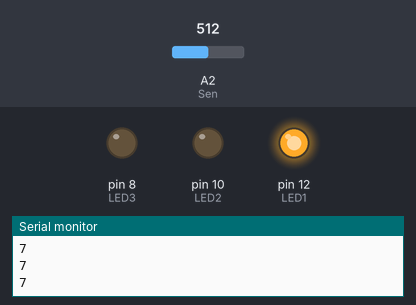
A sketch run on a simulated Arduino Uno, built with avr-gcc and run on an emulated ATmega328P. Parts: output pins drawn as LEDs (lit = HIGH), the last lines printed to the serial monitor. The inputs (shaded band) are chosen by the test bench; at power-on: A2 (Sen) = 512.

Above: at 1.2 s.
1.3 s: A2 (Sen) set to 522
At 2.5 s:
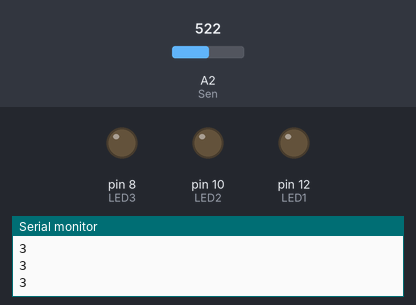
2.8 s: A2 (Sen) set to 716
At 3.9 s:
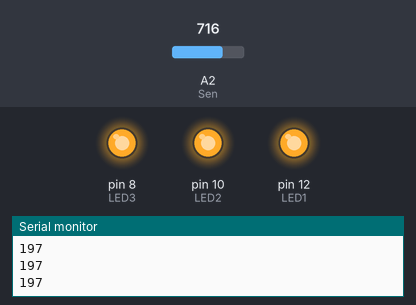
4.3 s: A2 (Sen) set to 511
At 5.4 s:
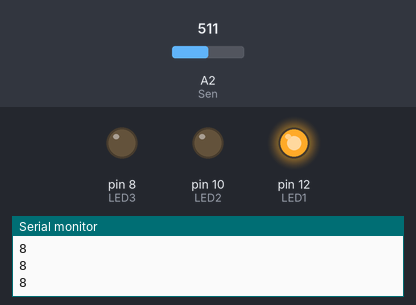
5.8 s: A2 (Sen) set to 306
At 6.7 s:
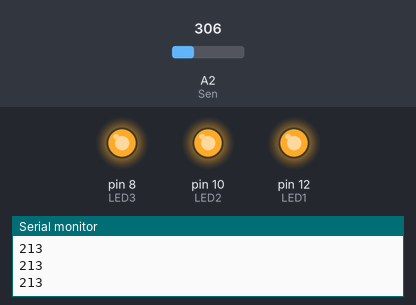
Timing chart, 0 to 8.3 s (numbered marks = the images above; inputs shaded):
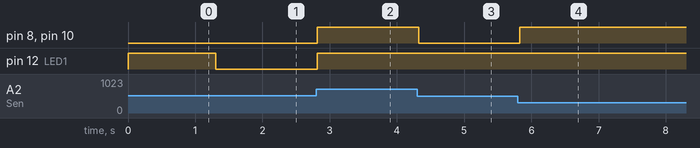

The sketch:

SoundSpotlight.ino
```cpp
/*
 * //Other way to calculate sound force using digital in and out
  const int OUT_PIN = 8;
  const int SAMPLE_TIME = 10;
  unsigned long millisCurrent;
  unsigned long millisLast = 0;
  unsigned long millisElapsed = 0;
  int sampleBufferValue = 0;

  void setup()
  {
  Serial.begin(9600);
  }

  void loop() {

  millisCurrent = millis();
  millisElapsed = millisCurrent - millisLast;

  if (digitalRead(OUT_PIN) == LOW) {
    sampleBufferValue++;
  }
  if (millisElapsed > SAMPLE_TIME) {
    Serial.println(sampleBufferValue);
    sampleBufferValue = 0;
    millisLast = millisCurrent;
  }

  }

*/

int Sen = A2;//A0; // A0
int val = 0;
int LED1 = 12;//16; // D0, 16
int LED2 = 10;
int LED3 = 8;

int TH1 = 6;
int TH2 = 8;
int TH3 = 10;

int NORMAL_SENSOR = 519;

void setup() {
  pinMode(LED1, OUTPUT);
  pinMode(LED2, OUTPUT);
  pinMode(LED3, OUTPUT);
  pinMode(Sen, INPUT);
  Serial.begin(9600);
}
void loop() {
  val = analogRead(Sen);
  val -= NORMAL_SENSOR;
  if (val < 0){
    val = -val;
  }
  Serial.println(val, DEC);

  digitalWrite(LED1, val > TH1 ? HIGH : LOW);
  digitalWrite(LED2, val > TH2 ? HIGH : LOW);
  digitalWrite(LED3, val > TH3 ? HIGH : LOW);
  delay(50);
}
```

Measured:
- the behaviour switches between 512 and 513 on A2 (Sen) (found by bisection; images 0 and 1)
- after the input at 1.3 s, pin 12 (LED1): HIGH → LOW at once
- after the input at 2.8 s, pin 8 (LED3), pin 10 (LED2), pin 12 (LED1): LOW → HIGH at once
- after the input at 4.3 s, pin 8 (LED3), pin 10 (LED2): HIGH → LOW at once
- after the input at 5.8 s, pin 8 (LED3), pin 10 (LED2): LOW → HIGH at once
